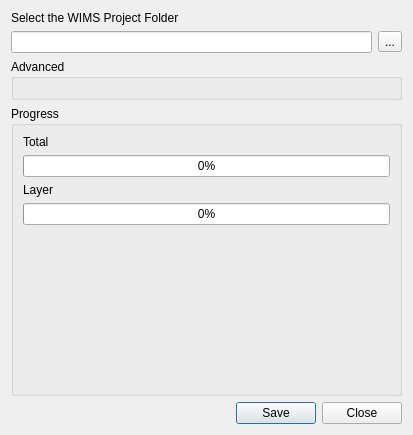
<?xml version="1.0" encoding="UTF-8"?>
<ui version="4.0">
 <class>QFieldSynchronizeBase</class>
 <widget class="QDialog" name="QFieldSynchronizeBase">
  <property name="geometry">
   <rect>
    <x>0</x>
    <y>0</y>
    <width>413</width>
    <height>435</height>
   </rect>
  </property>
  <property name="windowTitle">
   <string>Synchronize Project</string>
  </property>
  <layout class="QVBoxLayout" name="verticalLayout">
   <item>
    <widget class="QLabel" name="label">
     <property name="text">
      <string>&lt;html&gt;&lt;head/&gt;&lt;body&gt;&lt;p&gt;Select the WIMS Project Folder&lt;/p&gt;&lt;/body&gt;&lt;/html&gt;</string>
     </property>
     <property name="textFormat">
      <enum>Qt::RichText</enum>
     </property>
    </widget>
   </item>
   <item>
    <layout class="QHBoxLayout" name="horizontalLayout">
     <item>
      <widget class="QLineEdit" name="qfieldDir"/>
     </item>
     <item>
      <widget class="QToolButton" name="qfieldDir_button">
       <property name="text">
        <string>...</string>
       </property>
      </widget>
     </item>
    </layout>
   </item>
   <item>
    <widget class="QgsCollapsibleGroupBox" name="advancedOptionsGroupBox">
     <property name="title">
      <string>Advanced</string>
     </property>
     <property name="saveCollapsedState">
      <bool>true</bool>
     </property>
     <layout class="QVBoxLayout" name="verticalLayout_3"/>
    </widget>
   </item>
   <item>
    <widget class="QGroupBox" name="progress_group">
     <property name="title">
      <string>Progress</string>
     </property>
     <layout class="QVBoxLayout" name="verticalLayout_2">
      <item>
       <widget class="QLabel" name="label_2">
        <property name="text">
         <string>Total</string>
        </property>
       </widget>
      </item>
      <item>
       <widget class="QProgressBar" name="totalProgressBar">
        <property name="value">
         <number>0</number>
        </property>
       </widget>
      </item>
      <item>
       <widget class="QLabel" name="label_3">
        <property name="text">
         <string>Layer</string>
        </property>
       </widget>
      </item>
      <item>
       <widget class="QProgressBar" name="layerProgressBar">
        <property name="value">
         <number>0</number>
        </property>
       </widget>
      </item>
      <item>
       <spacer>
        <property name="orientation">
         <enum>Qt::Vertical</enum>
        </property>
        <property name="sizeType">
         <enum>QSizePolicy::Expanding</enum>
        </property>
        <property name="sizeHint" stdset="0">
         <size>
          <width>16</width>
          <height>16</height>
         </size>
        </property>
       </spacer>
      </item>
     </layout>
    </widget>
   </item>
   <item>
    <widget class="QDialogButtonBox" name="button_box">
     <property name="orientation">
      <enum>Qt::Horizontal</enum>
     </property>
     <property name="standardButtons">
      <set>QDialogButtonBox::Close|QDialogButtonBox::Save</set>
     </property>
    </widget>
   </item>
  </layout>
 </widget>
 <customwidgets>
  <customwidget>
   <class>QgsCollapsibleGroupBox</class>
   <extends>QGroupBox</extends>
   <header>qgscollapsiblegroupbox.h</header>
   <container>1</container>
  </customwidget>
 </customwidgets>
 <resources/>
 <connections>
  <connection>
   <sender>button_box</sender>
   <signal>accepted()</signal>
   <receiver>QFieldSynchronizeBase</receiver>
   <slot>accept()</slot>
   <hints>
    <hint type="sourcelabel">
     <x>20</x>
     <y>20</y>
    </hint>
    <hint type="destinationlabel">
     <x>20</x>
     <y>20</y>
    </hint>
   </hints>
  </connection>
  <connection>
   <sender>button_box</sender>
   <signal>rejected()</signal>
   <receiver>QFieldSynchronizeBase</receiver>
   <slot>reject()</slot>
   <hints>
    <hint type="sourcelabel">
     <x>20</x>
     <y>20</y>
    </hint>
    <hint type="destinationlabel">
     <x>20</x>
     <y>20</y>
    </hint>
   </hints>
  </connection>
 </connections>
</ui>
